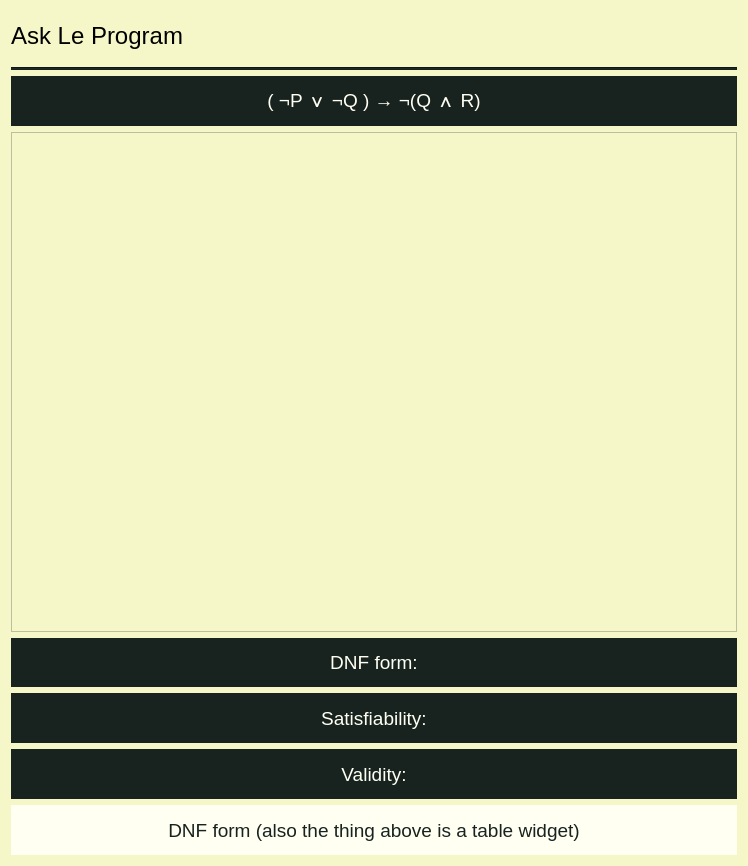
<?xml version="1.0" encoding="UTF-8"?>
<ui version="4.0">
 <class>askLepWidgetFrame</class>
 <widget class="QWidget" name="askLepWidgetFrame">
  <property name="geometry">
   <rect>
    <x>0</x>
    <y>0</y>
    <width>748</width>
    <height>866</height>
   </rect>
  </property>
  <property name="windowTitle">
   <string>Form</string>
  </property>
  <property name="styleSheet">
   <string notr="true">background-color: rgb(246, 247, 200);
border-color: rgb(246, 247, 200);
</string>
  </property>
  <layout class="QVBoxLayout" name="verticalLayout">
   <item>
    <widget class="QLabel" name="askLeProgramLabel">
     <property name="font">
      <font>
       <pointsize>18</pointsize>
      </font>
     </property>
     <property name="styleSheet">
      <string notr="true">background-color: rgb(246, 247, 200);
border-color: rgb(246, 247, 200);
</string>
     </property>
     <property name="text">
      <string>Ask Le Program</string>
     </property>
    </widget>
   </item>
   <item>
    <widget class="Line" name="blackLine">
     <property name="styleSheet">
      <string notr="true">background-color: rgb(24, 35, 32);</string>
     </property>
     <property name="orientation">
      <enum>Qt::Horizontal</enum>
     </property>
    </widget>
   </item>
   <item>
    <widget class="QLabel" name="logicalExpressionLabel">
     <property name="maximumSize">
      <size>
       <width>16777215</width>
       <height>80</height>
      </size>
     </property>
     <property name="font">
      <font>
       <pointsize>14</pointsize>
      </font>
     </property>
     <property name="styleSheet">
      <string notr="true">background-color: rgb(24, 35, 32);
color: rgb(255, 255, 242);</string>
     </property>
     <property name="text">
      <string>( ¬P ∨ ¬Q ) → ¬(Q ∧ R)</string>
     </property>
     <property name="alignment">
      <set>Qt::AlignCenter</set>
     </property>
    </widget>
   </item>
   <item>
    <widget class="QTableWidget" name="truthTableWidget">
     <property name="sizePolicy">
      <sizepolicy hsizetype="Expanding" vsizetype="Preferred">
       <horstretch>0</horstretch>
       <verstretch>0</verstretch>
      </sizepolicy>
     </property>
     <property name="minimumSize">
      <size>
       <width>500</width>
       <height>500</height>
      </size>
     </property>
     <property name="baseSize">
      <size>
       <width>0</width>
       <height>0</height>
      </size>
     </property>
     <property name="whatsThis">
      <string>Truth Table</string>
     </property>
     <property name="styleSheet">
      <string notr="true">background-color: rgb(246, 247, 200);
border-color: rgb(246, 247, 200);
</string>
     </property>
     <property name="lineWidth">
      <number>-3</number>
     </property>
    </widget>
   </item>
   <item>
    <widget class="QLabel" name="dnfFormTitleLabel">
     <property name="maximumSize">
      <size>
       <width>16777215</width>
       <height>80</height>
      </size>
     </property>
     <property name="font">
      <font>
       <pointsize>14</pointsize>
      </font>
     </property>
     <property name="styleSheet">
      <string notr="true">background-color: rgb(24, 35, 32);
color: rgb(255, 255, 242);</string>
     </property>
     <property name="text">
      <string>DNF form:</string>
     </property>
     <property name="alignment">
      <set>Qt::AlignCenter</set>
     </property>
     <property name="wordWrap">
      <bool>true</bool>
     </property>
    </widget>
   </item>
   <item>
    <widget class="QLabel" name="satisfiabilityLabel">
     <property name="maximumSize">
      <size>
       <width>16777215</width>
       <height>80</height>
      </size>
     </property>
     <property name="font">
      <font>
       <pointsize>14</pointsize>
      </font>
     </property>
     <property name="styleSheet">
      <string notr="true">background-color: rgb(24, 35, 32);
color: rgb(255, 255, 242);</string>
     </property>
     <property name="text">
      <string>Satisfiability:</string>
     </property>
     <property name="alignment">
      <set>Qt::AlignCenter</set>
     </property>
    </widget>
   </item>
   <item>
    <widget class="QLabel" name="validityLabel">
     <property name="maximumSize">
      <size>
       <width>16777215</width>
       <height>80</height>
      </size>
     </property>
     <property name="font">
      <font>
       <pointsize>14</pointsize>
      </font>
     </property>
     <property name="styleSheet">
      <string notr="true">background-color: rgb(24, 35, 32);
color: rgb(255, 255, 242);</string>
     </property>
     <property name="text">
      <string>Validity:</string>
     </property>
     <property name="alignment">
      <set>Qt::AlignCenter</set>
     </property>
    </widget>
   </item>
   <item>
    <widget class="QLabel" name="dnfExpressionLabel">
     <property name="font">
      <font>
       <pointsize>14</pointsize>
      </font>
     </property>
     <property name="styleSheet">
      <string notr="true">color: rgb(24, 35, 32);
background-color: rgb(255, 255, 242);</string>
     </property>
     <property name="text">
      <string>DNF form (also the thing above is a table widget)</string>
     </property>
     <property name="alignment">
      <set>Qt::AlignCenter</set>
     </property>
    </widget>
   </item>
  </layout>
 </widget>
 <resources/>
 <connections/>
</ui>
